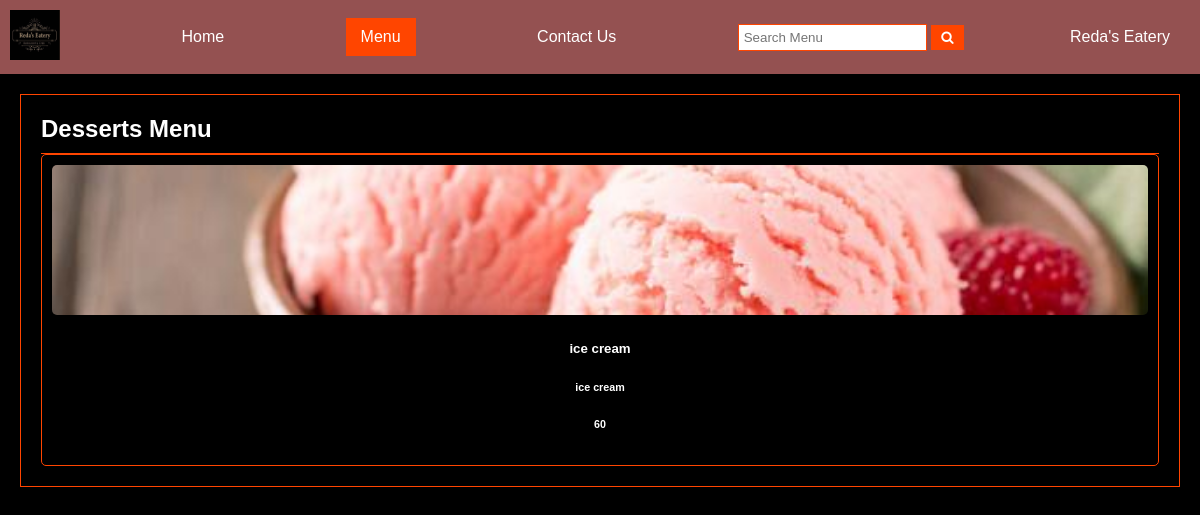
The app's page /DessertsMenu.php with its own data.
### tables this page shows
CREATE TABLE `products` (
  `ID` int(11) NOT NULL,
  `title` varchar(250) NOT NULL,
  `price` int(11) NOT NULL,
  `description` varchar(500) NOT NULL,
  `prod_image` longblob NOT NULL,
  `category` varchar(250) NOT NULL
);

### DessertsMenu.php (the view, shortened to what this page needs)
<!DOCTYPE html>
<html>
<head>
  <link rel="stylesheet" href="Css/Menu.css">
  <link rel="stylesheet" href="https://cdnjs.cloudflare.com/ajax/libs/font-awesome/4.7.0/css/font-awesome.min.css">
</head>
<body>
<div class="topnav">
  <div class="img">
    <img src="photos/logo.jpg" height="50" width="50">
  </div>
  <a href="home.php" target="_blank">Home</a>
  <a class="active" href="menu.php">Menu</a>
  <a href="Contactus.php" target="_blank">Contact Us</a>
  <div class="search-container">
    <form action="search.php">
      <input type="text" placeholder="Search Menu" name="search">
      <button type="submit" id="searchButton"><i class="fa fa-search"></i></button>
    </form>
  </div>
  <div class="name">
    <p>Reda's Eatery</p>
</div>
</div>
<?php
    $sql = "SELECT * FROM products WHERE category='desserts'";
    include_once "includes/dbh.inc.php";
    $result = mysqli_query($conn, $sql);
    ?>
<div>
  <div class="main">
    <h2>Desserts Menu</h2>
    <?php
            while ($row = mysqli_fetch_assoc($result)) {
              $title = $row["title"];
              $price = $row["price"];
              $description = $row["description"];
              $prod_image = $row["prod_image"];
            ?>
    <div class="menu">
      <div class="menu-item">
      <img src="<?php echo $prod_image; ?>">
<div class="design">
    <h5><?php echo $title; ?></h5>
    <h6><?php echo $description; ?></h6>
    <h6><?php echo $price; ?></h6>
   </div>
       </div>
         <?php
         }
         ?>
         </div>
</body>
</html>

### Css/Menu.css (style rules this page uses)
body, h1, h2, h3, p, ul, li, button { margin: 0; padding: 0; color: #fff; }
body { font-family: Arial, sans-serif; background-color: #000000; }
.topnav { background-color: rgb(148, 81, 81); color: #fff; display: flex; justify-content: space-between; align-items: center; padding: 10px; }
.topnav a { color: #fff; text-decoration: none; padding: 10px 15px; }
.topnav a.active { background-color: orangered; }
.search-container { display: flex; align-items: center; }
.search-container input[type="text"] { padding: 5px; border: 1px solid orangered; }
#searchButton { background-color: orangered; color: #fff; border: none; padding: 5px 10px; cursor: pointer; }
.name { text-align: right; padding-right: 20px; }
.main { background-color: #000000; margin: 20px; padding: 20px; border: 1px solid orangered; }
.main h2 { border-bottom: 1px solid orangered; padding-bottom: 10px; }
.menu { display: grid; grid-template-columns: repeat(auto-fit, minmax(200px, 1fr)); gap: 20px; }
.menu-item { text-align: center; padding: 10px; border: 1px solid orangered; border-radius: 5px; }
.menu-item img { width: 100%; height: 150px; object-fit: cover; border-radius: 5px; }

### records on screen
products: prod_image (picture), title "ice cream", description "ice cream", price "60"
